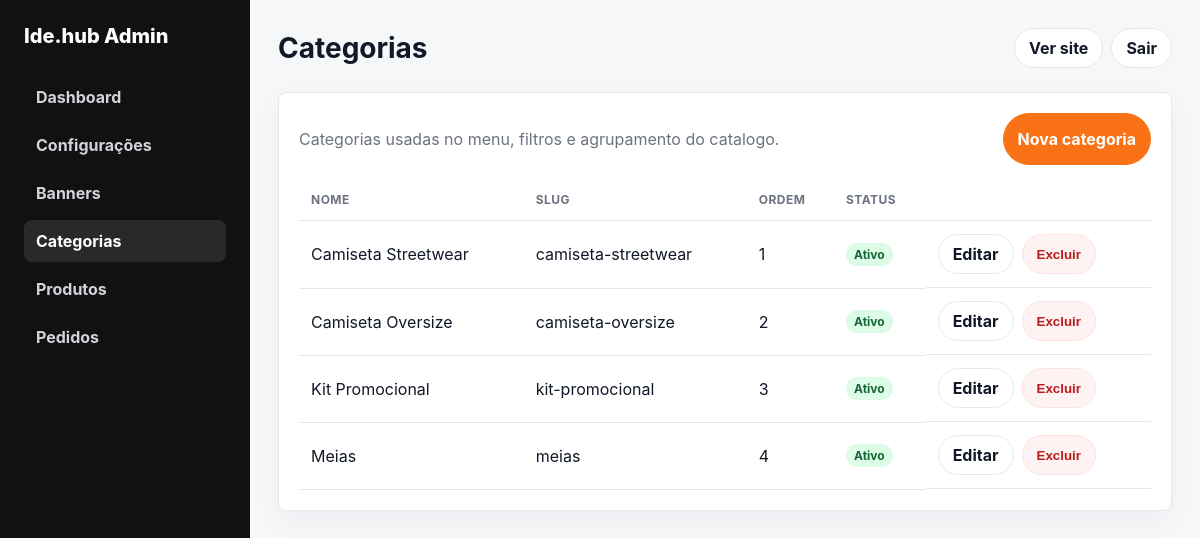
Screenshot of /admin/categories/index.php (signed in) with the database file from the repository.
### tables this page shows
CREATE TABLE IF NOT EXISTS categories (
  id INT UNSIGNED AUTO_INCREMENT PRIMARY KEY,
  name VARCHAR(160) NOT NULL,
  slug VARCHAR(180) NOT NULL UNIQUE,
  display_order INT NOT NULL DEFAULT 0,
  active TINYINT(1) NOT NULL DEFAULT 1,
  created_at TIMESTAMP DEFAULT CURRENT_TIMESTAMP,
  updated_at TIMESTAMP DEFAULT CURRENT_TIMESTAMP ON UPDATE CURRENT_TIMESTAMP,
  INDEX idx_categories_active_order (active, display_order)
);

### includes/helpers.php (called while the page is built, shortened)
<?php
function e(?string $value): string
{
    return htmlspecialchars((string) $value, ENT_QUOTES, 'UTF-8');
}
function app_base_url(): string
{
    $scriptName = trim((string) ($_SERVER['SCRIPT_NAME'] ?? ''), '/');
    $segments = $scriptName === '' ? [] : explode('/', $scriptName);
    $firstSegment = $segments[0] ?? '';
    return '';
}
function app_url(string $path = ''): string
{
    $base = app_base_url();
    $cleanPath = '/' . ltrim($path, '/');
    return $base . ($cleanPath === '/' ? '' : $cleanPath);
}

### config/database.php (called while the page is built, shortened)
<?php
function db(): PDO
{
    static $pdo = null;
    if ($pdo instanceof PDO) {
        return $pdo;
    }
    $dsn = sprintf('mysql:host=%s;dbname=%s;charset=%s', DB_HOST, DB_NAME, DB_CHARSET);
    $pdo = new PDO($dsn, DB_USER, DB_PASS, [
        PDO::ATTR_ERRMODE => PDO::ERRMODE_EXCEPTION,
        PDO::ATTR_DEFAULT_FETCH_MODE => PDO::FETCH_ASSOC,
        PDO::ATTR_EMULATE_PREPARES => false,
    ]);
    return $pdo;
}

### models/Category.php (called while the page is built, shortened)
<?php
require_once __DIR__ . '/../config/database.php';
final class Category
{
    public static function all(bool $activeOnly = false): array
    {
        $sql = 'SELECT * FROM categories';
        $sql .= ' ORDER BY display_order ASC, name ASC';
        return db()->query($sql)->fetchAll();
    }
}

### admin/categories/index.php (the view, shortened to what this page needs)
<?php
require_once __DIR__ . '/../../models/Category.php';
$categories = Category::all();
require __DIR__ . '/../../includes/layout/header.php';
?>
<div class="card">
    <div class="actions" style="justify-content:space-between;margin-bottom:14px">
        <p class="muted">Categorias usadas no menu, filtros e agrupamento do catalogo.</p>
        <a class="btn btn-primary" href="<?= e(app_url('/admin/categories/create.php')) ?>">Nova categoria</a>
    </div>
    <div class="table-wrap">
        <table>
            <thead><tr><th>Nome</th><th>Slug</th><th>Ordem</th><th>Status</th><th></th></tr></thead>
            <tbody>
            <?php foreach ($categories as $category): ?>
                <tr>
                    <td><?= e($category['name']) ?></td>
                    <td><?= e($category['slug']) ?></td>
                    <td><?= (int) $category['display_order'] ?></td>
                    <td><span class="badge <?= $category['active'] ? 'badge-on' : 'badge-off' ?>"><?= $category['active'] ? 'Ativo' : 'Inativo' ?></span></td>
                    <td class="actions">
                        <a class="btn" href="<?= e(app_url('/admin/categories/edit.php?id=' . (int) $category['id'])) ?>">Editar</a>
                        <form method="post" action="<?= e(app_url('/admin/categories/delete.php')) ?>" onsubmit="return confirm('Excluir esta categoria? Produtos vinculados ficarao sem categoria.')">
                            <button class="btn btn-danger" type="submit">Excluir</button>
                        </form>
                    </td>
                </tr>
            <?php endforeach; ?>
            </tbody>
        </table>
    </div>
</div>
<?php require __DIR__ . '/../../includes/layout/footer.php'; ?>

### includes/layout/header.php (style rules this page uses)
:root { --orange: #f97316; --ink: #111827; --muted: #6b7280; --line: #e5e7eb; --bg: #f6f7f9; }
* { box-sizing: border-box; }
body { margin: 0; font-family: Inter, ui-sans-serif, system-ui, -apple-system, BlinkMacSystemFont, "Segoe UI", sans-serif; color: var(--ink); background: var(--bg); }
a { color: inherit; text-decoration: none; }
.muted { color: var(--muted); }
.card { background: #fff; border: 1px solid var(--line); border-radius: 8px; padding: 20px; box-shadow: 0 10px 30px rgba(15,23,42,.04); }
.btn { display: inline-flex; align-items: center; justify-content: center; min-height: 40px; padding: 0 14px; border-radius: 999px; border: 1px solid var(--line); background: #fff; cursor: pointer; font-weight: 750; }
.btn-primary { border-color: var(--orange); background: var(--orange); color: #fff; }
.btn-danger { border-color: #fee2e2; background: #fef2f2; color: #b91c1c; }
.actions { display: flex; gap: 8px; flex-wrap: wrap; }
table { width: 100%; border-collapse: collapse; }
th, td { padding: 13px 12px; border-bottom: 1px solid var(--line); text-align: left; vertical-align: middle; }
th { font-size: 12px; text-transform: uppercase; letter-spacing: .04em; color: var(--muted); }
.badge { display: inline-flex; padding: 4px 8px; border-radius: 999px; font-size: 12px; font-weight: 750; background: #f3f4f6; color: #374151; }
.badge-on { background: #dcfce7; color: #166534; }

### rows the page displays
categories: name "Camiseta Streetwear", slug "camiseta-streetwear", display_order "1", active "Ativo"
categories: name "Camiseta Oversize", slug "camiseta-oversize", display_order "2", active "Ativo"
categories: name "Kit Promocional", slug "kit-promocional", display_order "3", active "Ativo"
categories: name "Meias", slug "meias", display_order "4", active "Ativo"

### other values shown
$pageTitle "Categorias"
